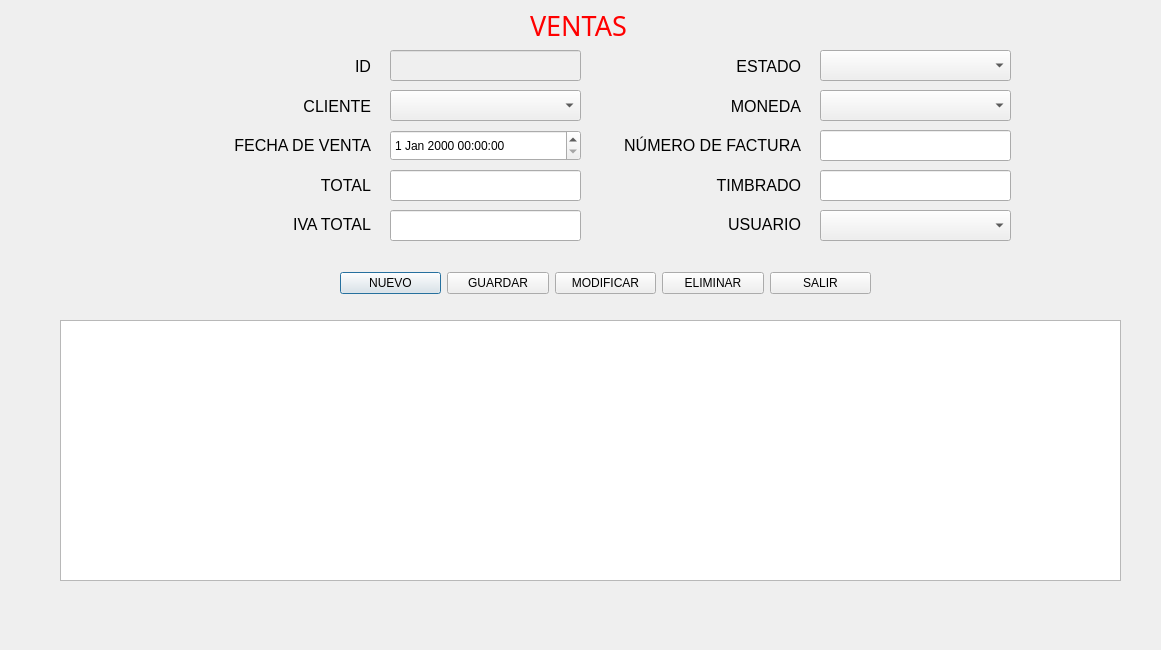
<?xml version="1.0" encoding="UTF-8"?>
<ui version="4.0">
 <class>Ventas</class>
 <widget class="QDialog" name="Ventas">
  <property name="geometry">
   <rect>
    <x>0</x>
    <y>0</y>
    <width>1161</width>
    <height>650</height>
   </rect>
  </property>
  <property name="windowTitle">
   <string>Ventas</string>
  </property>
  <widget class="QLineEdit" name="txtIVATotal">
   <property name="geometry">
    <rect>
     <x>390</x>
     <y>210</y>
     <width>191</width>
     <height>31</height>
    </rect>
   </property>
  </widget>
  <widget class="QWidget" name="layoutWidget_2">
   <property name="geometry">
    <rect>
     <x>340</x>
     <y>270</y>
     <width>531</width>
     <height>26</height>
    </rect>
   </property>
   <layout class="QHBoxLayout" name="horizontalLayout">
    <item>
     <widget class="QPushButton" name="btnNuevo">
      <property name="text">
       <string>NUEVO</string>
      </property>
      <property name="icon">
       <iconset theme="QIcon::ThemeIcon::FolderNew"/>
      </property>
     </widget>
    </item>
    <item>
     <widget class="QPushButton" name="btnGuardar">
      <property name="text">
       <string>GUARDAR</string>
      </property>
      <property name="icon">
       <iconset theme="QIcon::ThemeIcon::DocumentSave"/>
      </property>
     </widget>
    </item>
    <item>
     <widget class="QPushButton" name="btnModificar">
      <property name="text">
       <string>MODIFICAR</string>
      </property>
      <property name="icon">
       <iconset theme="QIcon::ThemeIcon::MailMessageNew"/>
      </property>
     </widget>
    </item>
    <item>
     <widget class="QPushButton" name="btnEliminar">
      <property name="text">
       <string>ELIMINAR</string>
      </property>
      <property name="icon">
       <iconset theme="QIcon::ThemeIcon::ApplicationExit"/>
      </property>
     </widget>
    </item>
    <item>
     <widget class="QPushButton" name="btnSalir">
      <property name="text">
       <string>SALIR</string>
      </property>
      <property name="icon">
       <iconset theme="QIcon::ThemeIcon::SystemLogOut"/>
      </property>
     </widget>
    </item>
   </layout>
  </widget>
  <widget class="QDateTimeEdit" name="dtFechaVenta">
   <property name="geometry">
    <rect>
     <x>390</x>
     <y>130</y>
     <width>191</width>
     <height>31</height>
    </rect>
   </property>
  </widget>
  <widget class="QLabel" name="label">
   <property name="geometry">
    <rect>
     <x>530</x>
     <y>10</y>
     <width>121</width>
     <height>31</height>
    </rect>
   </property>
   <property name="font">
    <font>
     <family>MV Boli</family>
     <pointsize>20</pointsize>
     <underline>false</underline>
    </font>
   </property>
   <property name="styleSheet">
    <string notr="true">color: rgb(255, 0, 0);</string>
   </property>
   <property name="text">
    <string>VENTAS</string>
   </property>
   <property name="textFormat">
    <enum>Qt::TextFormat::AutoText</enum>
   </property>
  </widget>
  <widget class="QWidget" name="layoutWidget">
   <property name="geometry">
    <rect>
     <x>200</x>
     <y>50</y>
     <width>171</width>
     <height>191</height>
    </rect>
   </property>
   <layout class="QVBoxLayout" name="_2">
    <item>
     <widget class="QLabel" name="labelID">
      <property name="font">
       <font>
        <family>Segoe UI</family>
        <pointsize>12</pointsize>
       </font>
      </property>
      <property name="text">
       <string>ID</string>
      </property>
      <property name="alignment">
       <set>Qt::AlignmentFlag::AlignRight|Qt::AlignmentFlag::AlignTrailing|Qt::AlignmentFlag::AlignVCenter</set>
      </property>
     </widget>
    </item>
    <item>
     <widget class="QLabel" name="labelCliente">
      <property name="font">
       <font>
        <family>Segoe UI</family>
        <pointsize>12</pointsize>
       </font>
      </property>
      <property name="text">
       <string>CLIENTE</string>
      </property>
      <property name="alignment">
       <set>Qt::AlignmentFlag::AlignRight|Qt::AlignmentFlag::AlignTrailing|Qt::AlignmentFlag::AlignVCenter</set>
      </property>
     </widget>
    </item>
    <item>
     <widget class="QLabel" name="labelFechaVenta">
      <property name="font">
       <font>
        <pointsize>12</pointsize>
       </font>
      </property>
      <property name="text">
       <string>FECHA DE VENTA</string>
      </property>
      <property name="alignment">
       <set>Qt::AlignmentFlag::AlignRight|Qt::AlignmentFlag::AlignTrailing|Qt::AlignmentFlag::AlignVCenter</set>
      </property>
     </widget>
    </item>
    <item>
     <widget class="QLabel" name="labelTotal">
      <property name="font">
       <font>
        <pointsize>12</pointsize>
       </font>
      </property>
      <property name="text">
       <string>TOTAL</string>
      </property>
      <property name="alignment">
       <set>Qt::AlignmentFlag::AlignRight|Qt::AlignmentFlag::AlignTrailing|Qt::AlignmentFlag::AlignVCenter</set>
      </property>
     </widget>
    </item>
    <item>
     <widget class="QLabel" name="labelIVATotal">
      <property name="font">
       <font>
        <pointsize>12</pointsize>
       </font>
      </property>
      <property name="text">
       <string>IVA TOTAL</string>
      </property>
      <property name="alignment">
       <set>Qt::AlignmentFlag::AlignRight|Qt::AlignmentFlag::AlignTrailing|Qt::AlignmentFlag::AlignVCenter</set>
      </property>
     </widget>
    </item>
   </layout>
  </widget>
  <widget class="QTableView" name="tablaVentas">
   <property name="geometry">
    <rect>
     <x>60</x>
     <y>320</y>
     <width>1061</width>
     <height>261</height>
    </rect>
   </property>
  </widget>
  <widget class="QLineEdit" name="txtID">
   <property name="enabled">
    <bool>false</bool>
   </property>
   <property name="geometry">
    <rect>
     <x>390</x>
     <y>50</y>
     <width>191</width>
     <height>31</height>
    </rect>
   </property>
  </widget>
  <widget class="QComboBox" name="cbCliente">
   <property name="geometry">
    <rect>
     <x>390</x>
     <y>90</y>
     <width>191</width>
     <height>31</height>
    </rect>
   </property>
  </widget>
  <widget class="QLineEdit" name="txtTotal">
   <property name="geometry">
    <rect>
     <x>390</x>
     <y>170</y>
     <width>191</width>
     <height>31</height>
    </rect>
   </property>
  </widget>
  <widget class="QWidget" name="layoutWidget_3">
   <property name="geometry">
    <rect>
     <x>610</x>
     <y>50</y>
     <width>191</width>
     <height>191</height>
    </rect>
   </property>
   <layout class="QVBoxLayout" name="_3">
    <item>
     <widget class="QLabel" name="labelEstado">
      <property name="font">
       <font>
        <family>Segoe UI</family>
        <pointsize>12</pointsize>
       </font>
      </property>
      <property name="text">
       <string>ESTADO</string>
      </property>
      <property name="alignment">
       <set>Qt::AlignmentFlag::AlignRight|Qt::AlignmentFlag::AlignTrailing|Qt::AlignmentFlag::AlignVCenter</set>
      </property>
     </widget>
    </item>
    <item>
     <widget class="QLabel" name="labelMoneda">
      <property name="font">
       <font>
        <family>Segoe UI</family>
        <pointsize>12</pointsize>
       </font>
      </property>
      <property name="text">
       <string>MONEDA</string>
      </property>
      <property name="alignment">
       <set>Qt::AlignmentFlag::AlignRight|Qt::AlignmentFlag::AlignTrailing|Qt::AlignmentFlag::AlignVCenter</set>
      </property>
     </widget>
    </item>
    <item>
     <widget class="QLabel" name="labelNroFactura">
      <property name="font">
       <font>
        <pointsize>12</pointsize>
       </font>
      </property>
      <property name="text">
       <string>NÚMERO DE FACTURA</string>
      </property>
      <property name="alignment">
       <set>Qt::AlignmentFlag::AlignRight|Qt::AlignmentFlag::AlignTrailing|Qt::AlignmentFlag::AlignVCenter</set>
      </property>
     </widget>
    </item>
    <item>
     <widget class="QLabel" name="labelTimbrado">
      <property name="font">
       <font>
        <pointsize>12</pointsize>
       </font>
      </property>
      <property name="text">
       <string>TIMBRADO</string>
      </property>
      <property name="alignment">
       <set>Qt::AlignmentFlag::AlignRight|Qt::AlignmentFlag::AlignTrailing|Qt::AlignmentFlag::AlignVCenter</set>
      </property>
     </widget>
    </item>
    <item>
     <widget class="QLabel" name="labelUsuario">
      <property name="font">
       <font>
        <pointsize>12</pointsize>
       </font>
      </property>
      <property name="text">
       <string>USUARIO</string>
      </property>
      <property name="alignment">
       <set>Qt::AlignmentFlag::AlignRight|Qt::AlignmentFlag::AlignTrailing|Qt::AlignmentFlag::AlignVCenter</set>
      </property>
     </widget>
    </item>
   </layout>
  </widget>
  <widget class="QComboBox" name="cbEstado">
   <property name="geometry">
    <rect>
     <x>820</x>
     <y>50</y>
     <width>191</width>
     <height>31</height>
    </rect>
   </property>
  </widget>
  <widget class="QComboBox" name="cbMoneda">
   <property name="geometry">
    <rect>
     <x>820</x>
     <y>90</y>
     <width>191</width>
     <height>31</height>
    </rect>
   </property>
  </widget>
  <widget class="QLineEdit" name="txtNroFactura">
   <property name="geometry">
    <rect>
     <x>820</x>
     <y>130</y>
     <width>191</width>
     <height>31</height>
    </rect>
   </property>
  </widget>
  <widget class="QLineEdit" name="txtTimbrado">
   <property name="geometry">
    <rect>
     <x>820</x>
     <y>170</y>
     <width>191</width>
     <height>31</height>
    </rect>
   </property>
  </widget>
  <widget class="QComboBox" name="cbUsuario">
   <property name="geometry">
    <rect>
     <x>820</x>
     <y>210</y>
     <width>191</width>
     <height>31</height>
    </rect>
   </property>
  </widget>
 </widget>
 <resources/>
 <connections/>
</ui>
